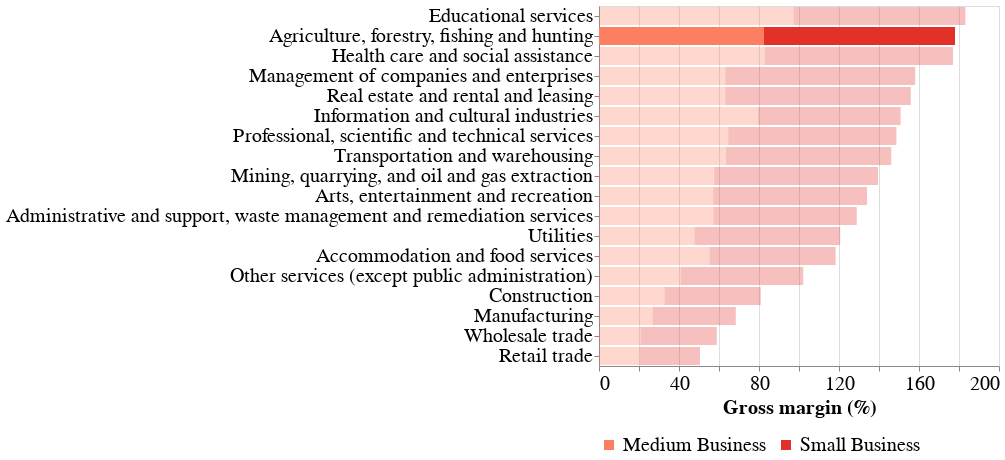

The notebook cell saved with this chart:
### Code cell
grossMargin2019.configure_axis(labelLimit=1000, labelFontSize=20, titleFontSize=20).configure_legend(
titleFontSize=20,
labelFontSize=20
)

### Figure 1 — Vega-Lite specification as saved in the notebook (floating-point values rounded to 4 significant figures)
{"config": {"view": {"continuousWidth": 400, "continuousHeight": 300}, "axis": {"labelFontSize": 20, "labelLimit": 1000, "titleFontSize": 20}, "legend": {"labelFontSize": 20, "titleFontSize": 20}}, "data": {"name": "data-3d74634cce607c8e75c706fc66a16074"}, "mark": "bar", "encoding": {"color": {"type": "nominal", "field": "Business type", "legend": {"orient": "bottom", "title": null}, "scale": {"scheme": "reds"}}, "opacity": {"condition": {"value": 1.0, "test": "(datum['North American Industry Classification System, NAICS'] === 'Agriculture, forestry, fishing and hunting')"}, "value": 0.3}, "x": {"type": "quantitative", "field": "Gross margin (%)", "title": "Gross margin (%)"}, "y": {"type": "nominal", "field": "North American Industry Classification System, NAICS", "sort": "-x", "title": ""}}, "$schema": "https://vega.github.io/schema/vega-lite/v4.8.1.json", "datasets": {"data-3d74634cce607c8e75c706fc66a16074": [{"North American Industry Classification System, NAICS - code": "11", "North American Industry Classification System, NAICS": "Agriculture, forestry, fishing and hunting", "Reference year": 2019.0, "Total number of businesses": 50730.0, "Average revenue": 645.3, "Average expenses": 735.1, "Net Profit/Loss": -89.8, "Sales of goods and services ( percent of total revenue)": null, "Gross margin (%)": 95.5, "Cost of sales (direct expenses) (%)": 4.5, "Operating expenses (indirect expenses) (%)": 109.4, "Business type": "Small Business", "Total revenue": 32740000.0, "Total expenses": 37290000.0}, {"North American Industry Classification System, NAICS - code": "21", "North American Industry Classification System, NAICS": "Mining, quarrying, and oil and gas extraction", "Reference year": 2019.0, "Total number of businesses": 5153.0, "Average revenue": 400.4, "Average expenses": 365.3, "Net Profit/Loss": 35.1, "Sales of goods and services ( percent of total revenue)": null, "Gross margin (%)": 81.9, "Cost of sales (direct expenses) (%)": 18.1, "Operating expenses (indirect expenses) (%)": 73.1, "Business type": "Small Business", "Total revenue": 2063000.0, "Total expenses": 1882000.0}, {"North American Industry Classification System, NAICS - code": "22", "North American Industry Classification System, NAICS": "Utilities", "Reference year": 2019.0, "Total number of businesses": 453.0, "Average revenue": 606.7, "Average expenses": 520.8, "Net Profit/Loss": 85.9, "Sales of goods and services ( percent of total revenue)": null, "Gross margin (%)": 72.9, "Cost of sales (direct expenses) (%)": 27.1, "Operating expenses (indirect expenses) (%)": 58.8, "Business type": "Small Business", "Total revenue": 274800.0, "Total expenses": 235900.0}, {"North American Industry Classification System, NAICS - code": "23", "North American Industry Classification System, NAICS": "Construction", "Reference year": 2019.0, "Total number of businesses": 47920.0, "Average revenue": 452.7, "Average expenses": 404.3, "Net Profit/Loss": 48.4, "Sales of goods and services ( percent of total revenue)": null, "Gross margin (%)": 48.1, "Cost of sales (direct expenses) (%)": 51.9, "Operating expenses (indirect expenses) (%)": 37.4, "Business type": "Small Business", "Total revenue": 21690000.0, "Total expenses": 19370000.0}, {"North American Industry Classification System, NAICS - code": "31-33", "North American Industry Classification System, NAICS": "Manufacturing", "Reference year": 2019.0, "Total number of businesses": 10290.0, "Average revenue": 658.0, "Average expenses": 616.0, "Net Profit/Loss": 42.0, "Sales of goods and services ( percent of total revenue)": null, "Gross margin (%)": 41.6, "Cost of sales (direct expenses) (%)": 58.4, "Operating expenses (indirect expenses) (%)": 35.2, "Business type": "Small Business", "Total revenue": 6770000.0, "Total expenses": 6337000.0}, {"North American Industry Classification System, NAICS - code": "41", "North American Industry Classification System, NAICS": "Wholesale trade", "Reference year": 2019.0, "Total number of businesses": 6647.0, "Average revenue": 772.1, "Average expenses": 729.5, "Net Profit/Loss": 42.5, "Sales of goods and services ( percent of total revenue)": null, "Gross margin (%)": 38.1, "Cost of sales (direct expenses) (%)": 61.9, "Operating expenses (indirect expenses) (%)": 32.6, "Business type": "Small Business", "Total revenue": 5132000.0, "Total expenses": 4849000.0}, {"North American Industry Classification System, NAICS - code": "44-45", "North American Industry Classification System, NAICS": "Retail trade", "Reference year": 2019.0, "Total number of businesses": 22620.0, "Average revenue": 849.9, "Average expenses": 814.6, "Net Profit/Loss": 35.4, "Sales of goods and services ( percent of total revenue)": null, "Gross margin (%)": 30.0, "Cost of sales (direct expenses) (%)": 70.0, "Operating expenses (indirect expenses) (%)": 25.8, "Business type": "Small Business", "Total revenue": 19220000.0, "Total expenses": 18430000.0}, {"North American Industry Classification System, NAICS - code": "48-49", "North American Industry Classification System, NAICS": "Transportation and warehousing", "Reference year": 2019.0, "Total number of businesses": 21500.0, "Average revenue": 437.9, "Average expenses": 388.5, "Net Profit/Loss": 49.4, "Sales of goods and services ( percent of total revenue)": null, "Gross margin (%)": 82.6, "Cost of sales (direct expenses) (%)": 17.4, "Operating expenses (indirect expenses) (%)": 71.3, "Business type": "Small Business", "Total revenue": 9415000.0, "Total expenses": 8353000.0}, {"North American Industry Classification System, NAICS - code": "51", "North American Industry Classification System, NAICS": "Information and cultural industries", "Reference year": 2019.0, "Total number of businesses": 2009.0, "Average revenue": 308.0, "Average expenses": 262.7, "Net Profit/Loss": 45.3, "Sales of goods and services ( percent of total revenue)": null, "Gross margin (%)": 71.3, "Cost of sales (direct expenses) (%)": 28.7, "Operating expenses (indirect expenses) (%)": 56.6, "Business type": "Small Business", "Total revenue": 618800.0, "Total expenses": 527800.0}, {"North American Industry Classification System, NAICS - code": "53", "North American Industry Classification System, NAICS": "Real estate and rental and leasing", "Reference year": 2019.0, "Total number of businesses": 37440.0, "Average revenue": 172.8, "Average expenses": 129.4, "Net Profit/Loss": 43.3, "Sales of goods and services ( percent of total revenue)": null, "Gross margin (%)": 92.7, "Cost of sales (direct expenses) (%)": 7.3, "Operating expenses (indirect expenses) (%)": 67.6, "Business type": "Small Business", "Total revenue": 6469000.0, "Total expenses": 4844000.0}, {"North American Industry Classification System, NAICS - code": "54", "North American Industry Classification System, NAICS": "Professional, scientific and technical services", "Reference year": 2019.0, "Total number of businesses": 23910.0, "Average revenue": 240.8, "Average expenses": 170.4, "Net Profit/Loss": 70.4, "Sales of goods and services ( percent of total revenue)": null, "Gross margin (%)": 84.1, "Cost of sales (direct expenses) (%)": 15.9, "Operating expenses (indirect expenses) (%)": 54.9, "Business type": "Small Business", "Total revenue": 5757000.0, "Total expenses": 4074000.0}, {"North American Industry Classification System, NAICS - code": "55", "North American Industry Classification System, NAICS": "Management of companies and enterprises", "Reference year": 2019.0, "Total number of businesses": 1836.0, "Average revenue": 501.4, "Average expenses": 221.1, "Net Profit/Loss": 280.3, "Sales of goods and services ( percent of total revenue)": null, "Gross margin (%)": 94.9, "Cost of sales (direct expenses) (%)": 5.1, "Operating expenses (indirect expenses) (%)": 39.0, "Business type": "Small Business", "Total revenue": 920600.0, "Total expenses": 405900.0}, {"North American Industry Classification System, NAICS - code": "56", "North American Industry Classification System, NAICS": "Administrative and support, waste management and remediation services", "Reference year": 2019.0, "Total number of businesses": 12330.0, "Average revenue": 304.9, "Average expenses": 250.6, "Net Profit/Loss": 54.3, "Sales of goods and services ( percent of total revenue)": null, "Gross margin (%)": 71.7, "Cost of sales (direct expenses) (%)": 28.3, "Operating expenses (indirect expenses) (%)": 53.9, "Business type": "Small Business", "Total revenue": 3759000.0, "Total expenses": 3089000.0}, {"North American Industry Classification System, NAICS - code": "61", "North American Industry Classification System, NAICS": "Educational services", "Reference year": 2019.0, "Total number of businesses": 1898.0, "Average revenue": 224.4, "Average expenses": 183.5, "Net Profit/Loss": 40.9, "Sales of goods and services ( percent of total revenue)": null, "Gross margin (%)": 85.9, "Cost of sales (direct expenses) (%)": 14.1, "Operating expenses (indirect expenses) (%)": 67.7, "Business type": "Small Business", "Total revenue": 425900.0, "Total expenses": 348300.0}, {"North American Industry Classification System, NAICS - code": "62", "North American Industry Classification System, NAICS": "Health care and social assistance", "Reference year": 2019.0, "Total number of businesses": 19860.0, "Average revenue": 324.5, "Average expenses": 216.3, "Net Profit/Loss": 108.2, "Sales of goods and services ( percent of total revenue)": null, "Gross margin (%)": 94.0, "Cost of sales (direct expenses) (%)": 6.0, "Operating expenses (indirect expenses) (%)": 60.6, "Business type": "Small Business", "Total revenue": 6444000.0, "Total expenses": 4296000.0}, {"North American Industry Classification System, NAICS - code": "71", "North American Industry Classification System, NAICS": "Arts, entertainment and recreation", "Reference year": 2019.0, "Total number of businesses": 5717.0, "Average revenue": 272.4, "Average expenses": 249.5, "Net Profit/Loss": 22.9, "Sales of goods and services ( percent of total revenue)": null, "Gross margin (%)": 76.9, "Cost of sales (direct expenses) (%)": 23.1, "Operating expenses (indirect expenses) (%)": 68.5, "Business type": "Small Business", "Total revenue": 1557000.0, "Total expenses": 1426000.0}, {"North American Industry Classification System, NAICS - code": "72", "North American Industry Classification System, NAICS": "Accommodation and food services", "Reference year": 2019.0, "Total number of businesses": 16210.0, "Average revenue": 507.3, "Average expenses": 475.9, "Net Profit/Loss": 31.4, "Sales of goods and services ( percent of total revenue)": null, "Gross margin (%)": 63.0, "Cost of sales (direct expenses) (%)": 37.0, "Operating expenses (indirect expenses) (%)": 56.8, "Business type": "Small Business", "Total revenue": 8222000.0, "Total expenses": 7713000.0}, {"North American Industry Classification System, NAICS - code": "81", "North American Industry Classification System, NAICS": "Other services (except public administration)", "Reference year": 2019.0, "Total number of businesses": 25940.0, "Average revenue": 301.6, "Average expenses": 264.8, "Net Profit/Loss": 36.8, "Sales of goods and services ( percent of total revenue)": null, "Gross margin (%)": 61.3, "Cost of sales (direct expenses) (%)": 38.7, "Operating expenses (indirect expenses) (%)": 49.1, "Business type": "Small Business", "Total revenue": 7824000.0, "Total expenses": 6869000.0}, {"North American Industry Classification System, NAICS - code": "11", "North American Industry Classification System, NAICS": "Agriculture, forestry, fishing and hunting", "Reference year": 2019.0, "Total number of businesses": 1216.0, "Average revenue": 8432.0, "Average expenses": 9495.0, "Net Profit/Loss": -1063.0, "Sales of goods and services ( percent of total revenue)": 91.5, "Gross margin (%)": 82.5, "Cost of sales (direct expenses) (%)": 16.0, "Operating expenses (indirect expenses) (%)": 96.6, "Business type": "Medium Business", "Total revenue": 10250000.0, "Total expenses": 11550000.0}, {"North American Industry Classification System, NAICS - code": "21", "North American Industry Classification System, NAICS": "Mining, quarrying, and oil and gas extraction", "Reference year": 2019.0, "Total number of businesses": 175.0, "Average revenue": 9371.0, "Average expenses": 8367.0, "Net Profit/Loss": 1004.0, "Sales of goods and services ( percent of total revenue)": 96.9, "Gross margin (%)": 57.6, "Cost of sales (direct expenses) (%)": 41.1, "Operating expenses (indirect expenses) (%)": 48.2, "Business type": "Medium Business", "Total revenue": 1640000.0, "Total expenses": 1464000.0}, {"North American Industry Classification System, NAICS - code": "22", "North American Industry Classification System, NAICS": "Utilities", "Reference year": 2019.0, "Total number of businesses": 27.0, "Average revenue": 9614.0, "Average expenses": 8950.0, "Net Profit/Loss": 664.4, "Sales of goods and services ( percent of total revenue)": 95.6, "Gross margin (%)": 47.7, "Cost of sales (direct expenses) (%)": 50.0, "Operating expenses (indirect expenses) (%)": 43.1, "Business type": "Medium Business", "Total revenue": 259600.0, "Total expenses": 241700.0}, {"North American Industry Classification System, NAICS - code": "23", "North American Industry Classification System, NAICS": "Construction", "Reference year": 2019.0, "Total number of businesses": 962.0, "Average revenue": 9003.0, "Average expenses": 8199.0, "Net Profit/Loss": 803.7, "Sales of goods and services ( percent of total revenue)": 98.6, "Gross margin (%)": 32.8, "Cost of sales (direct expenses) (%)": 66.3, "Operating expenses (indirect expenses) (%)": 24.8, "Business type": "Medium Business", "Total revenue": 8661000.0, "Total expenses": 7888000.0}, {"North American Industry Classification System, NAICS - code": "31-33", "North American Industry Classification System, NAICS": "Manufacturing", "Reference year": 2019.0, "Total number of businesses": 867.0, "Average revenue": 9949.0, "Average expenses": 9421.0, "Net Profit/Loss": 527.9, "Sales of goods and services ( percent of total revenue)": 98.8, "Gross margin (%)": 26.8, "Cost of sales (direct expenses) (%)": 72.3, "Operating expenses (indirect expenses) (%)": 22.4, "Business type": "Medium Business", "Total revenue": 8626000.0, "Total expenses": 8168000.0}, {"North American Industry Classification System, NAICS - code": "41", "North American Industry Classification System, NAICS": "Wholesale trade", "Reference year": 2019.0, "Total number of businesses": 784.0, "Average revenue": 9842.0, "Average expenses": 9562.0, "Net Profit/Loss": 280.4, "Sales of goods and services ( percent of total revenue)": 98.7, "Gross margin (%)": 20.8, "Cost of sales (direct expenses) (%)": 78.2, "Operating expenses (indirect expenses) (%)": 19.0, "Business type": "Medium Business", "Total revenue": 7716000.0, "Total expenses": 7496000.0}, {"North American Industry Classification System, NAICS - code": "44-45", "North American Industry Classification System, NAICS": "Retail trade", "Reference year": 2019.0, "Total number of businesses": 2035.0, "Average revenue": 9747.0, "Average expenses": 9514.0, "Net Profit/Loss": 232.6, "Sales of goods and services ( percent of total revenue)": 98.4, "Gross margin (%)": 20.5, "Cost of sales (direct expenses) (%)": 78.2, "Operating expenses (indirect expenses) (%)": 19.4, "Business type": "Medium Business", "Total revenue": 19830000.0, "Total expenses": 19360000.0}, {"North American Industry Classification System, NAICS - code": "48-49", "North American Industry Classification System, NAICS": "Transportation and warehousing", "Reference year": 2019.0, "Total number of businesses": 507.0, "Average revenue": 9249.0, "Average expenses": 8155.0, "Net Profit/Loss": 1094.0, "Sales of goods and services ( percent of total revenue)": 98.0, "Gross margin (%)": 63.5, "Cost of sales (direct expenses) (%)": 35.8, "Operating expenses (indirect expenses) (%)": 52.4, "Business type": "Medium Business", "Total revenue": 4689000.0, "Total expenses": 4135000.0}, {"North American Industry Classification System, NAICS - code": "51", "North American Industry Classification System, NAICS": "Information and cultural industries", "Reference year": 2019.0, "Total number of businesses": 32.0, "Average revenue": 9369.0, "Average expenses": 7721.0, "Net Profit/Loss": 1648.0, "Sales of goods and services ( percent of total revenue)": 88.1, "Gross margin (%)": 79.5, "Cost of sales (direct expenses) (%)": 18.1, "Operating expenses (indirect expenses) (%)": 64.3, "Business type": "Medium Business", "Total revenue": 299800.0, "Total expenses": 247100.0}, {"North American Industry Classification System, NAICS - code": "53", "North American Industry Classification System, NAICS": "Real estate and rental and leasing", "Reference year": 2019.0, "Total number of businesses": 100.0, "Average revenue": 8662.0, "Average expenses": 6883.0, "Net Profit/Loss": 1780.0, "Sales of goods and services ( percent of total revenue)": 65.4, "Gross margin (%)": 63.2, "Cost of sales (direct expenses) (%)": 24.1, "Operating expenses (indirect expenses) (%)": 55.4, "Business type": "Medium Business", "Total revenue": 866200.0, "Total expenses": 688300.0}, {"North American Industry Classification System, NAICS - code": "54", "North American Industry Classification System, NAICS": "Professional, scientific and technical services", "Reference year": 2019.0, "Total number of businesses": 81.0, "Average revenue": 8034.0, "Average expenses": 6577.0, "Net Profit/Loss": 1457.0, "Sales of goods and services ( percent of total revenue)": 98.5, "Gross margin (%)": 64.6, "Cost of sales (direct expenses) (%)": 34.8, "Operating expenses (indirect expenses) (%)": 47.0, "Business type": "Medium Business", "Total revenue": 650800.0, "Total expenses": 532800.0}, {"North American Industry Classification System, NAICS - code": "55", "North American Industry Classification System, NAICS": "Management of companies and enterprises", "Reference year": 2019.0, "Total number of businesses": 47.0, "Average revenue": 10520.0, "Average expenses": 4287.0, "Net Profit/Loss": 6234.0, "Sales of goods and services ( percent of total revenue)": 39.6, "Gross margin (%)": 63.2, "Cost of sales (direct expenses) (%)": 14.6, "Operating expenses (indirect expenses) (%)": 26.2, "Business type": "Medium Business", "Total revenue": 494500.0, "Total expenses": 201500.0}, {"North American Industry Classification System, NAICS - code": "56", "North American Industry Classification System, NAICS": "Administrative and support, waste management and remediation services", "Reference year": 2019.0, "Total number of businesses": 135.0, "Average revenue": 8718.0, "Average expenses": 7843.0, "Net Profit/Loss": 874.4, "Sales of goods and services ( percent of total revenue)": 91.4, "Gross margin (%)": 57.2, "Cost of sales (direct expenses) (%)": 39.1, "Operating expenses (indirect expenses) (%)": 50.9, "Business type": "Medium Business", "Total revenue": 1177000.0, "Total expenses": 1059000.0}, {"North American Industry Classification System, NAICS - code": "61", "North American Industry Classification System, NAICS": "Educational services", "Reference year": 2019.0, "Total number of businesses": 14.0, "Average revenue": 7173.0, "Average expenses": 6482.0, "Net Profit/Loss": 691.0, "Sales of goods and services ( percent of total revenue)": 45.8, "Gross margin (%)": 97.3, "Cost of sales (direct expenses) (%)": 1.2, "Operating expenses (indirect expenses) (%)": 89.1, "Business type": "Medium Business", "Total revenue": 100400.0, "Total expenses": 90750.0}, {"North American Industry Classification System, NAICS - code": "62", "North American Industry Classification System, NAICS": "Health care and social assistance", "Reference year": 2019.0, "Total number of businesses": 88.0, "Average revenue": 8722.0, "Average expenses": 8094.0, "Net Profit/Loss": 628.1, "Sales of goods and services ( percent of total revenue)": 67.6, "Gross margin (%)": 83.0, "Cost of sales (direct expenses) (%)": 11.5, "Operating expenses (indirect expenses) (%)": 81.3, "Business type": "Medium Business", "Total revenue": 767500.0, "Total expenses": 712200.0}, {"North American Industry Classification System, NAICS - code": "71", "North American Industry Classification System, NAICS": "Arts, entertainment and recreation", "Reference year": 2019.0, "Total number of businesses": 41.0, "Average revenue": 8953.0, "Average expenses": 8135.0, "Net Profit/Loss": 818.4, "Sales of goods and services ( percent of total revenue)": 75.0, "Gross margin (%)": 57.1, "Cost of sales (direct expenses) (%)": 32.2, "Operating expenses (indirect expenses) (%)": 58.7, "Business type": "Medium Business", "Total revenue": 367100.0, "Total expenses": 333500.0}, {"North American Industry Classification System, NAICS - code": "72", "North American Industry Classification System, NAICS": "Accommodation and food services", "Reference year": 2019.0, "Total number of businesses": 203.0, "Average revenue": 8599.0, "Average expenses": 8085.0, "Net Profit/Loss": 514.2, "Sales of goods and services ( percent of total revenue)": 97.6, "Gross margin (%)": 55.3, "Cost of sales (direct expenses) (%)": 43.6, "Operating expenses (indirect expenses) (%)": 50.4, "Business type": "Medium Business", "Total revenue": 1746000.0, "Total expenses": 1641000.0}, {"North American Industry Classification System, NAICS - code": "81", "North American Industry Classification System, NAICS": "Other services (except public administration)", "Reference year": 2019.0, "Total number of businesses": 132.0, "Average revenue": 8666.0, "Average expenses": 7646.0, "Net Profit/Loss": 1020.0, "Sales of goods and services ( percent of total revenue)": 86.7, "Gross margin (%)": 40.8, "Cost of sales (direct expenses) (%)": 51.4, "Operating expenses (indirect expenses) (%)": 36.9, "Business type": "Medium Business", "Total revenue": 1144000.0, "Total expenses": 1009000.0}]}}
